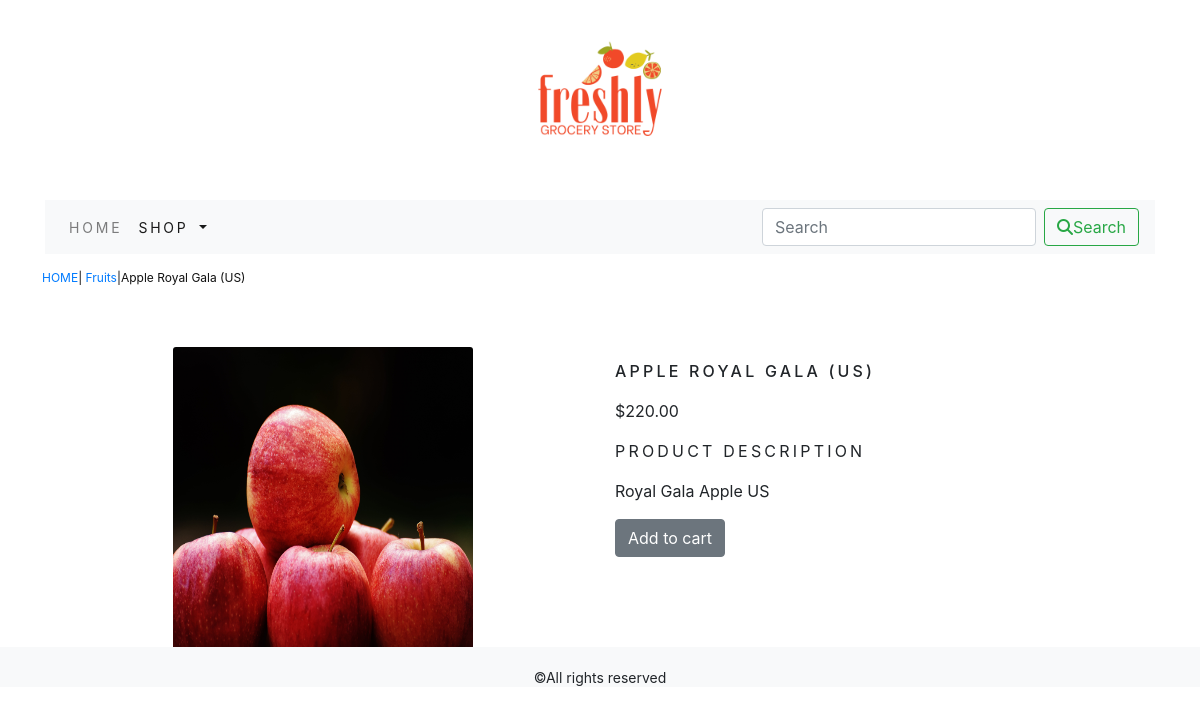
Screenshot of /e_commerce_app/fruits/apple-royal-gala-us/ with the database file from the repository.
### e_commerce_app/models.py (models this page shows, shortened)
class Product(models.Model):
    name = models.CharField(max_length=250,unique=True)
    slug = models.SlugField(max_length=250,unique=True)
    description = models.TextField(blank=True)
    price = models.DecimalField(max_digits=10,decimal_places=2)
    category = models.ForeignKey(Category,on_delete=models.CASCADE)
    image = models.ImageField(upload_to='product',blank=True)
    stock = models.IntegerField()
    available = models.BooleanField(default=True)
    created = models.DateTimeField(auto_now_add=True)
    updated = models.DateTimeField(auto_now=True)
    class Meta:
        ordering = ('name',)
        verbose_name = 'product'
        verbose_name_plural = 'products'

class Category(models.Model):
    name = models.CharField(max_length=250,unique=True)
    slug = models.SlugField(max_length=250,unique=True)
    description = models.TextField(blank=True)
    image = models.ImageField(upload_to='category',blank=True)
    class Meta:
        ordering = ('name',)
        verbose_name = 'category'
        verbose_name_plural = 'categories'
    def get_url(self):
        return reverse('e_commerce_app:product_by_category',args=[self.slug])
    def __str__(self):
        return '{}'.format(self.name)

### e_commerce_app/views.py (the view)
# urls.py: path('<slug:c_slug>/<slug:product_slug>/',views.productDetail,name='product_category_detail'),
def productDetail(request,c_slug,product_slug):
    try:
        product=Product.objects.get(category__slug=c_slug,slug=product_slug)
    except Exception as e:
        raise e
    return render(request,'product.html',{'product':product})

### cart/context_processors.py (called while the page is built)
def counter(request):
    item_count = 0
    if 'admin' in request.path:
        return{}
    else:
        try:
            cart=Cart.objects.filter(cart_id=_cart_id(request))
            cart_items=CartItem.objects.all().filter(cart=cart[:1])
            for cart_item in cart_items:
                item_count += cart_item.quantity
        except Cart.DoesNotExist:
            item_count = 0
    return dict(item_count=item_count)

### cart/views.py (called while the page is built)
def _cart_id(request):
    cart=request.session.session_key
    if not cart:
        cart = request.session.create()
    return cart

### e_commerce_app/context_processors.py (called while the page is built)
def menu_links(request):
    links=Category.objects.all()
    return dict(links=links)

### templates/product.html (shortened to what this page needs)
{% extends 'base.html' %}
{% load static %}
{% block content %}
<div class="row my_prod_row_class">
  <div class="mx_auto">
    <p><a href="{% url 'e_commerce_app:allProductCat' %}">HOME</a>|
    <a href="{{product.category.get_url}}">{{product.category}}</a>|{{product.name}}</p>
  </div>
</div>
<div class="container">
<br>
  <div class="row">
    <div class="col-12 col-sm-12 col-md-12 col-lg-6 text-center">
      <div style="min-width:18rem">
        <img src="{{product.image.url}}" alt="{{product.name}}" class="card-img-top my_image" style="width:300px;height:300px">
      </div>
    </div>
    <div class="col-12 col-sm-12 col-md-12 col-lg-6">
      <div>
        <h1 class="my_prod_title">{{product.name}}</h1>
        <p>${{product.price}}</p>
        <p class="my_title">Product Description</p>
        <p class="text-justify my prod_text">{{product.description}}</p>
        {% if product.stock <= 0 %}
        <p class="text-justify my_prod_text" style="color:red"><b>Out of Stock</b></p>
        {% else %}
        <a class="btn btn-secondary" href="{% url 'cart:add_cart' product.id %}">Add to cart</a>
        {% endif %}
      </div>
    </div>
  </div>
</div>
{% endblock %}

### static/css/custom.css (style rules this page uses)
.my_title { font-size:16px; text-transform:uppercase; letter-spacing: .2em; }
.my_prod_row_class { padding-top:15px; padding-bottom:20px; }
.my_prod_row_class .mx_auto { color:#111; font-size:12px; text-decoration:none; }
.my_prod_title { font-size:16px; text-transform:uppercase; letter-spacing: .2em; padding-top:15px; padding-bottom:10px; }

### rows the page displays
Product: category "Fruits", name "Apple Royal Gala (US)", image (picture), name "APPLE ROYAL GALA (US)", price "220.00", description "Royal Gala Apple US"
